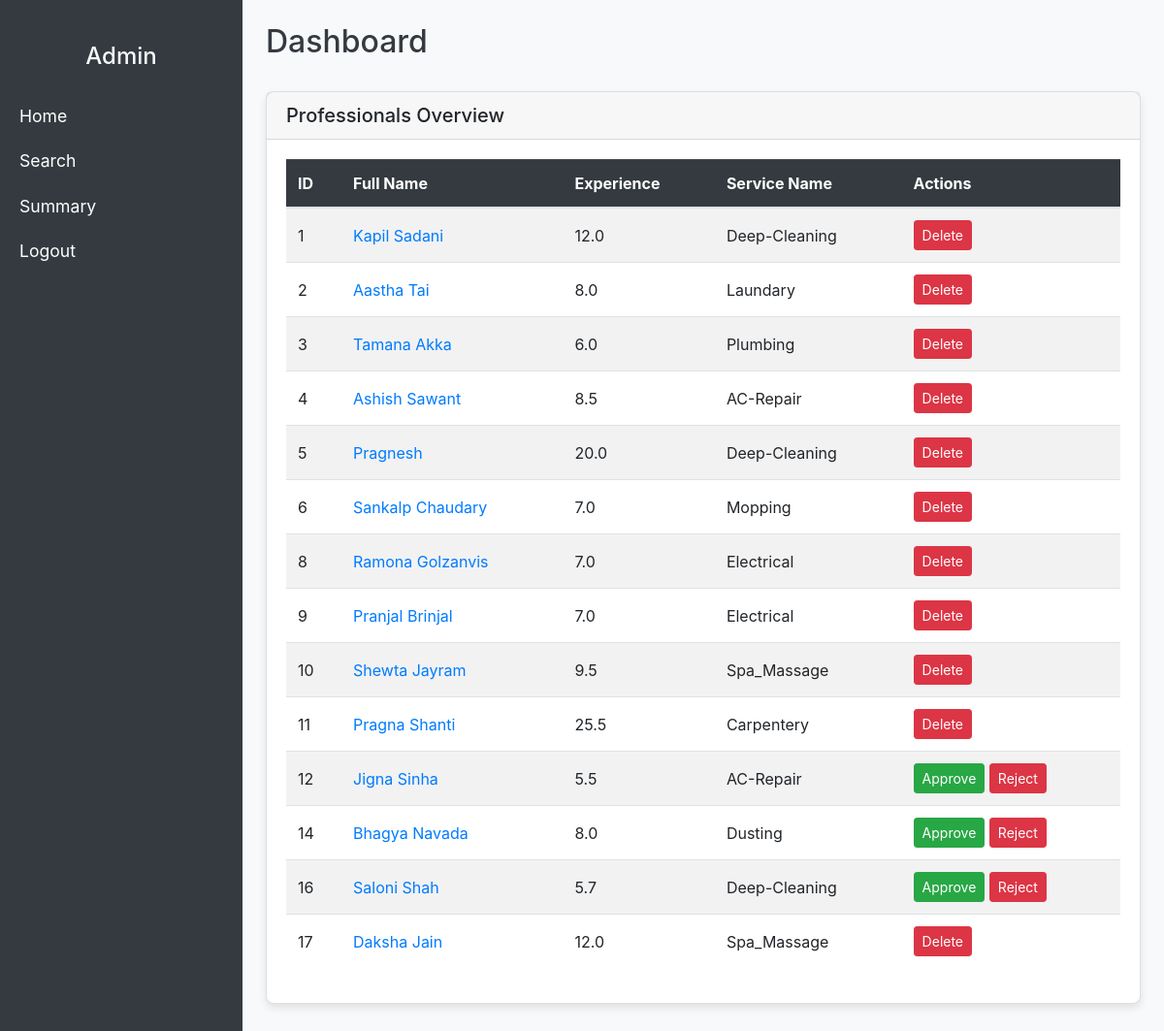
/admin_professionals, run on the app's committed database.
### codes/app.py (models this page shows)
class Service_Professionals(db.Model):
    __tablename__="Service_Professionals"
    professional_id=db.Column(db.Integer, primary_key=True, autoincrement=True,nullable=False)
    full_name = db.Column(db.String(80))
    password=db.Column(db.String(80),nullable=False)
    email= db.Column(db.String(80),nullable=False)
    address=db.Column(db.String(180), nullable=False)
    pin_code=db.Column(db.Integer,nullable=False)
    age=db.Column(db.Integer,nullable=False)
    Experience=db.Column(db.Float,nullable=False)
    service_provide=db.Column(db.String(80),nullable=False)
    phone_number=db.Column(db.String(80))
    status=db.Column(db.String(80),default="Waiting")

### codes/app.py (the view)
@app.route("/admin_professionals",methods=["GET","POST"])
def admin_professionals():
    professionals=Service_Professionals.query.all()
    return render_template('professionals_table.html',professionals=professionals)

### templates/professionals_table.html
{% extends "layout2.html"%}
    {%block body%}
            <div class="card mb-4">
                <div class="card-header">
                    <h5 class="mb-0">Professionals Overview</h5>
                </div>
                    <div class="card-body">
                        <table class="table table-striped">
                            <thead class="table-dark">
                                <tr>
                                    <th>ID</th>
                                    <th>Full Name</th>
                                    <th>Experience</th>
                                    <th>Service Name</th>
                                    <th>Actions</th>
                                </tr>
                            </thead>
                            <tbody>
                                {% for professional in professionals%}
                                <tr>
                                    <td>{{professional.professional_id}}</td>
                                    <td>
                                        <a href="{{url_for('static',filename= professional.full_name+'.pdf')}}">
                                            {{professional.full_name}}
                                        </a>
                                    </td>
                                    <td>{{professional.Experience}}</td>
                                    <td>{{professional.service_provide}}</td>
                                    {% if professional.status =="Accepted" %}
                                    <td>
                                        <form action="{{ url_for('edit',professional_id=professional.professional_id,name=professional.full_name) }}" method="POST">
                                        <button class="btn btn-danger btn-sm" name="action" value="delete">Delete</button>
                                        </form>
                                    </td>
                                    {%else%}
                                    <td>
                                        <form action="{{ url_for('edit',professional_id=professional.professional_id,name=professional.full_name) }}" method="POST">
                                        <button class="btn btn-success btn-sm" name="action" value="approve">Approve</button>
                                        <button class="btn btn-danger btn-sm" name="action" value="reject">Reject</button>
                                        </form>
                                    </td>
                                    {%endif%}
                                </tr>
                                {% endfor %}
                            </tbody>
                        </table>
                    </div>
                {%endblock%}

### static/style2.css (style rules this page uses)
.card { border-radius: 8px; box-shadow: 0px 4px 8px rgba(0, 0, 0, 0.1); }
.table th, .table td { vertical-align: middle; }
.table th { background-color: #343a40; color: white; }
.btn-sm { padding: 0.25rem 0.5rem; }
a { color: #007bff; }

### data on the page
Service_Professionals: professional_id "1", full_name "Kapil Sadani", Experience "12.0", service_provide "Deep-Cleaning"
Service_Professionals: professional_id "2", full_name "Aastha Tai", Experience "8.0", service_provide "Laundary"
Service_Professionals: professional_id "3", full_name "Tamana Akka", Experience "6.0", service_provide "Plumbing"
Service_Professionals: professional_id "4", full_name "Ashish Sawant", Experience "8.5", service_provide "AC-Repair"
Service_Professionals: professional_id "5", full_name "Pragnesh", Experience "20.0", service_provide "Deep-Cleaning"
Service_Professionals: professional_id "6", full_name "Sankalp Chaudary", Experience "7.0", service_provide "Mopping"
Service_Professionals: professional_id "8", full_name "Ramona Golzanvis", Experience "7.0", service_provide "Electrical"
Service_Professionals: professional_id "9", full_name "Pranjal Brinjal", Experience "7.0", service_provide "Electrical"
Service_Professionals: professional_id "10", full_name "Shewta Jayram", Experience "9.5", service_provide "Spa_Massage"
Service_Professionals: professional_id "11", full_name "Pragna Shanti", Experience "25.5", service_provide "Carpentery"
Service_Professionals: professional_id "12", full_name "Jigna Sinha", Experience "5.5", service_provide "AC-Repair"
Service_Professionals: professional_id "14", full_name "Bhagya Navada", Experience "8.0", service_provide "Dusting"
Service_Professionals: professional_id "16", full_name "Saloni Shah", Experience "5.7", service_provide "Deep-Cleaning"
Service_Professionals: professional_id "17", full_name "Daksha Jain", Experience "12.0", service_provide "Spa_Massage"
